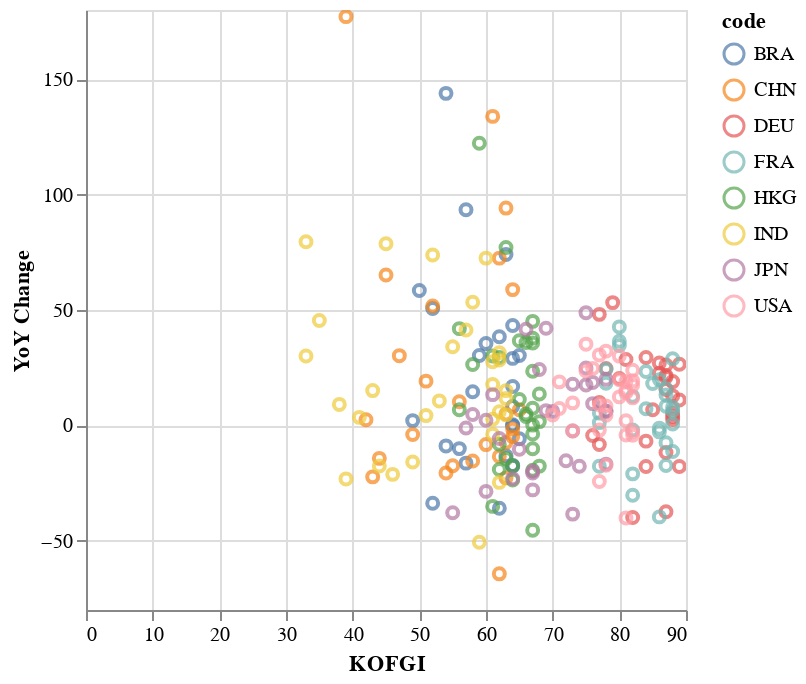

Write notebook code for a chart like this one.
### Code cell
alt.Chart(kof_df).mark_point().encode(
    x='KOFGI',
    y='YoY Change:Q',
    color='code:N'
).interactive()

### Figure 1 — Vega-Lite specification as saved in the notebook (floating-point values rounded to 4 significant figures; data arrays with more than 128 entries replaced by an {"elided": "..."} marker saying what was removed)
{"config": {"view": {"continuousWidth": 300, "continuousHeight": 300}}, "data": {"name": "data-fa33bcd30c6431c712f7a4ed162f36a1"}, "mark": {"type": "point"}, "encoding": {"color": {"field": "code", "type": "nominal"}, "x": {"field": "KOFGI", "type": "quantitative"}, "y": {"field": "YoY Change", "type": "quantitative"}}, "params": [{"name": "param_4", "select": {"type": "interval", "encodings": ["x", "y"]}, "bind": "scales"}], "$schema": "https://vega.github.io/schema/vega-lite/v5.8.0.json", "datasets": {"data-fa33bcd30c6431c712f7a4ed162f36a1": {"elided": "233 records"}}}
